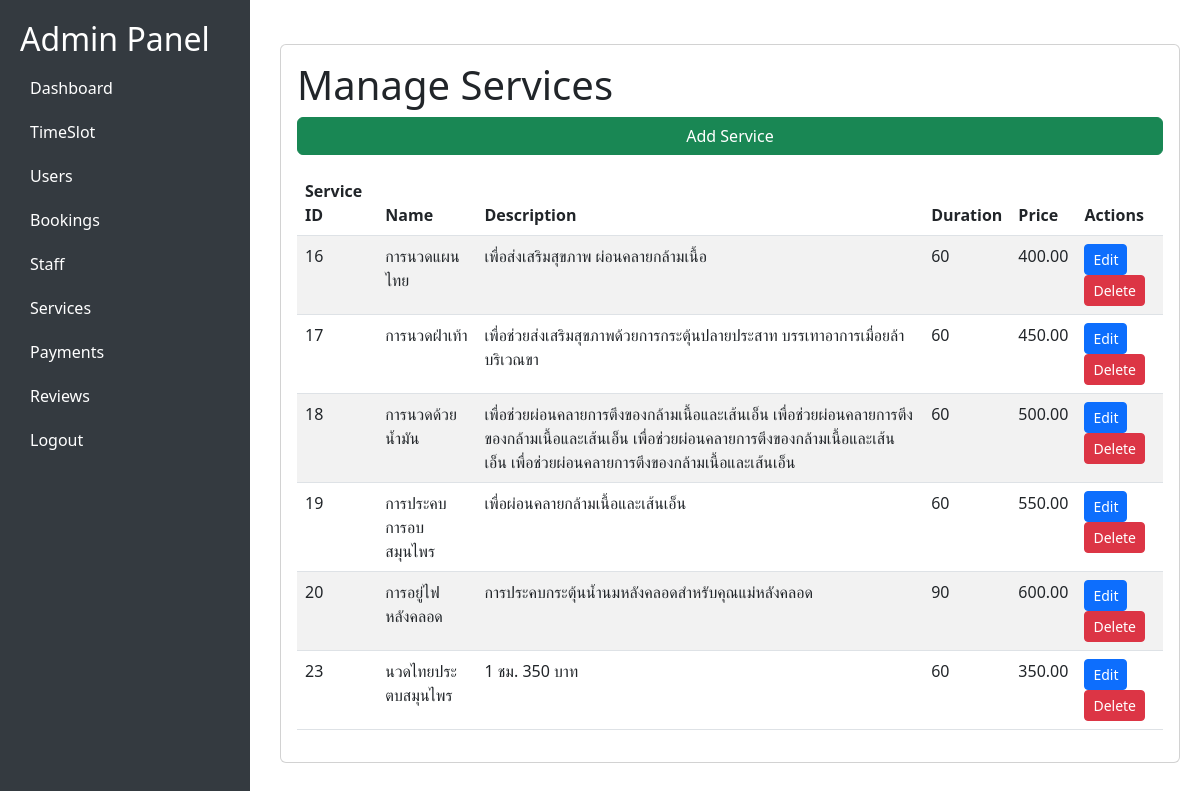
The app's page /admin-services/ (signed in), older data.
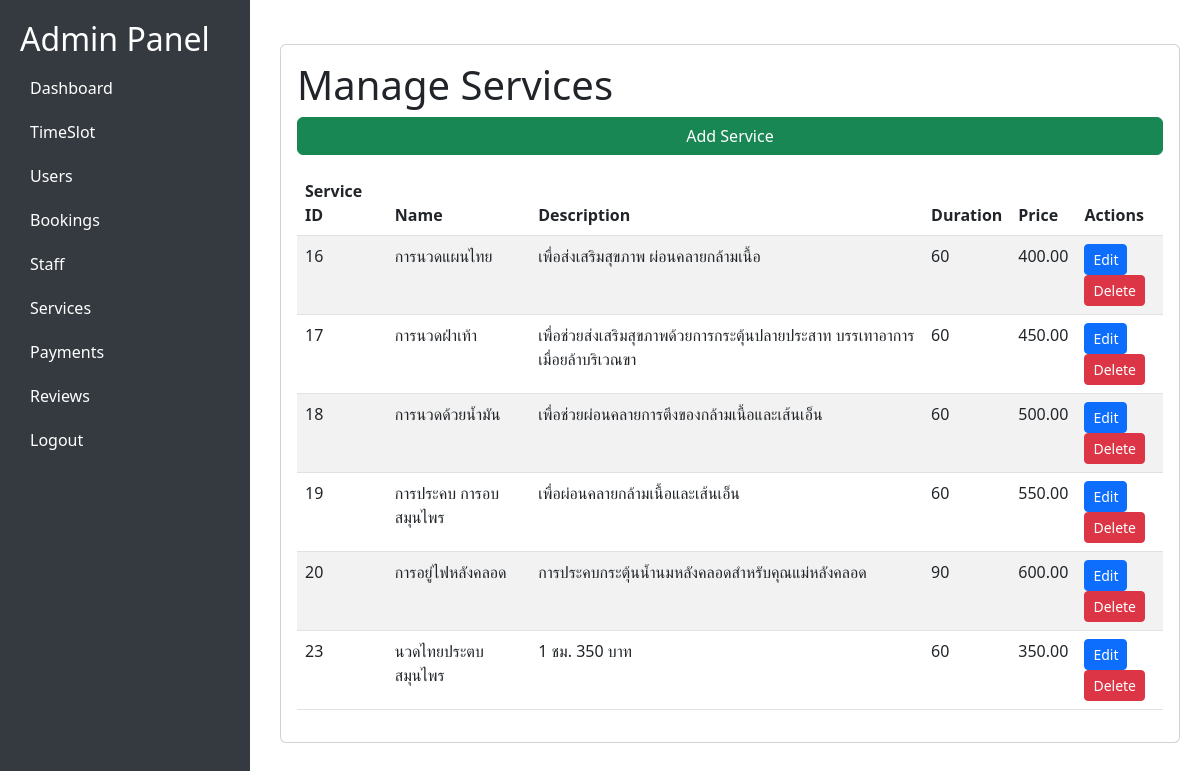
The same page, newer data.
### serviceApp/models.py (models this page shows, shortened)
class Service(models.Model):
    service_id = models.AutoField(primary_key=True)
    name = models.CharField(max_length=100)
    description = models.TextField()
    price = models.DecimalField(max_digits=10, decimal_places=2)
    duration = models.IntegerField(null=True, blank=True, default=None)

### serviceApp/views.py (the view)
# urls.py: path('admin-services/', views.manage_services, name='admin-services'),
@user_passes_test(superuser_required)
def manage_services(request):
    service_list = Service.objects.all()
    return render(request, 'admin-services.html', {'service_list': service_list})

### serviceApp/views.py (called while the page is built)
def superuser_required(user):
    return user.is_superuser

### serviceApp/templates/admin-services.html (shortened to what this page needs)
<!DOCTYPE html>
<html lang="en">
<head>
    <link href="https://cdn.jsdelivr.net/npm/bootstrap@5.3.0/dist/css/bootstrap.min.css" rel="stylesheet">
</head>
<body>
    <div class="sidebar">
        <h2>Admin Panel</h2>
        <a href="/ad">Dashboard</a>
        <a href="/admin-timeslot">TimeSlot</a>
        <a href="/admin-users"> Users</a>
        <a href="/admin-bookings"> Bookings</a>
        <a href="/admin-employees"> Staff</a>
        <a href="/admin-services"> Services</a>
        <a href="/admin-payments">Payments</a>
        <a href="/admin-reviews">Reviews</a>
        <a href="{% url 'admin-login' %}">Logout</a>
    </div>
    <div class="content">
    <div class="card mt-4 p-3">
        <h1>Manage Services</h1>
        <button class="btn btn-success mb-3" data-bs-toggle="modal" data-bs-target="#addServiceModal">Add Service</button>
        <table class="table table-striped">
            <thead>
                <tr>
                    <th>Service ID</th>
                    <th>Name</th>
                    <th>Description</th>
                    <th>Duration</th>
                    <th>Price</th>
                    <th style="width:10%">Actions</th>
                </tr>
            </thead>
            <tbody>
                {% for service in service_list %}
                <tr>
                    <td>{{ service.service_id }}</td>
                    <td>{{ service.name }}</td>
                    <td>{{ service.description }}</td>
                    <td>{{ service.duration }}</td>
                    <td>{{ service.price }}</td>
                    <td>
                        <button class="btn btn-primary btn-sm" data-bs-toggle="modal" data-bs-target="#editServiceModal"
                            data-id="{{ service.service_id }}"
                            data-name="{{ service.name }}"
                            data-description="{{ service.description }}"
                            data-duration="{{ service.duration }}"
                            data-price="{{ service.price }}">Edit</button>
                        <form method="POST" action="{% url 'delete_service' service.service_id %}" style="display:inline;">
                            <button class="btn btn-danger btn-sm" onclick="confirmDelete('{{ service.service_id }}')">Delete</button>
                    </form>
                    </td>
                </tr>
                {% empty %}
                <tr>
                    <td colspan="6" class="text-center">No services found.</td>
                </tr>
                {% endfor %}
            </tbody>
        </table>
    </div>
</div>
</body>
</html>

Row changes from the older to the newer data that the page shows:
changed Service "การนวดด้วยน้ำมัน": description "เพื่อช่วยผ่อนคลายการตึงของกล้ามเนื้อและเส้นเอ็น เพื่อช่วยผ่อนคลายการตึงของกล้ามเนื้อและเส้นเอ็น เพื่อช่วยผ่อนคลายการตึงของกล้ามเนื้อและเส้นเอ็น เพื่อช่วยผ่อนคลายการตึงของกล้ามเนื้อและเส้นเอ็น" → "เพื่อช่วยผ่อนคลายการตึงของกล้ามเนื้อและเส้นเอ็น"
